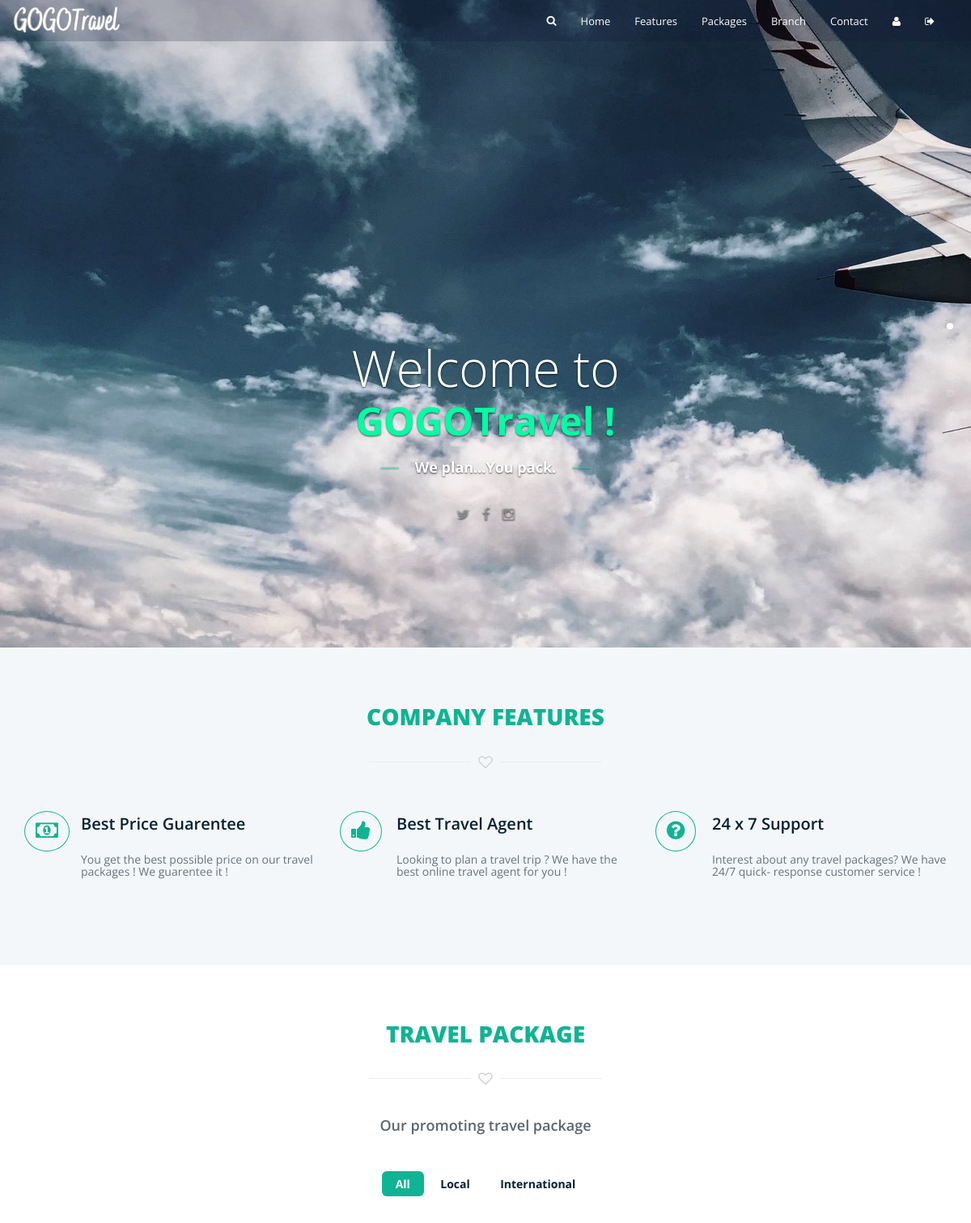
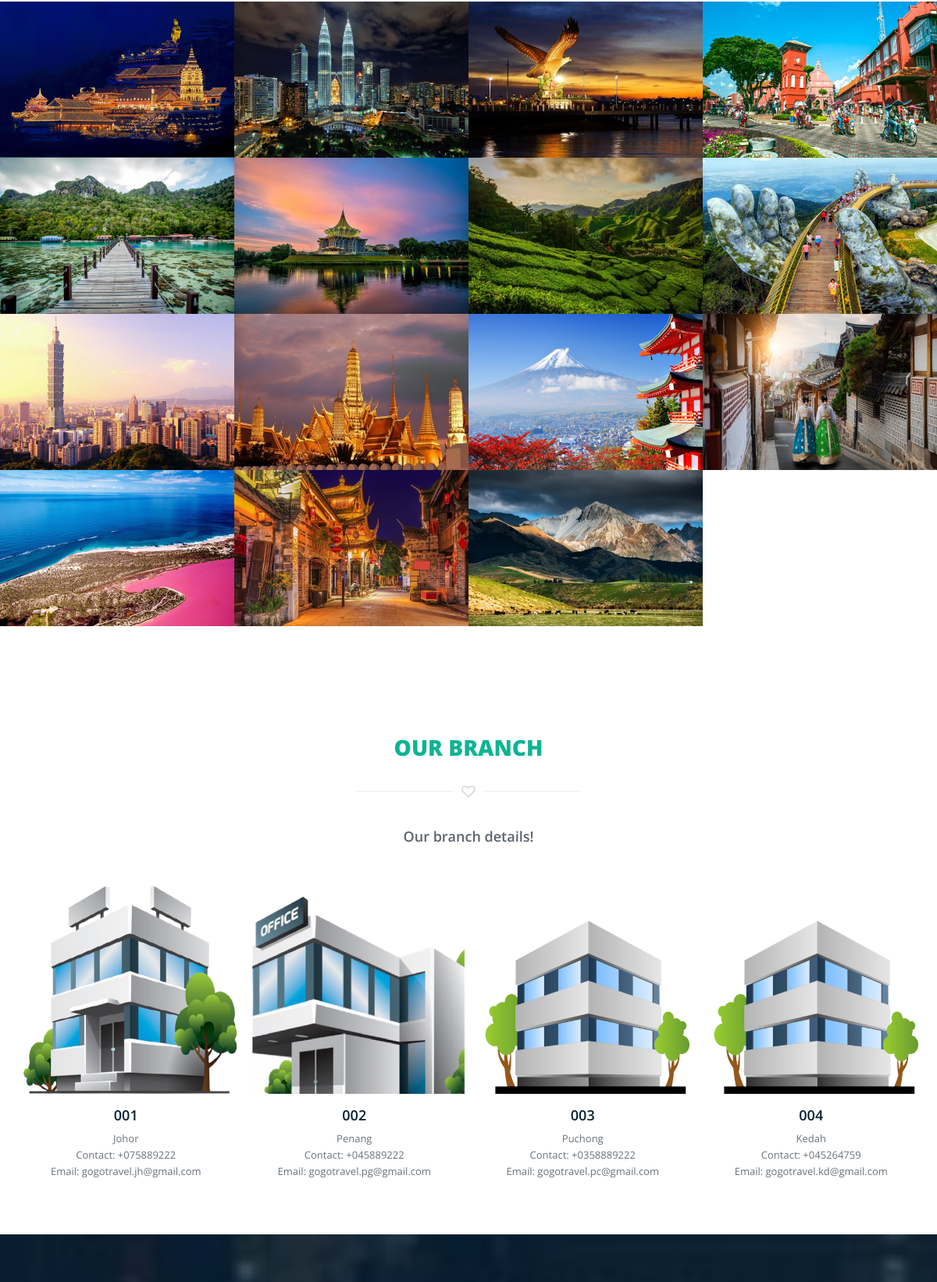
Page /index.php?UserID=aliabu@gmail.com (signed in, upper part) on the committed database (2 pictures, top to bottom).
### tables this page shows
CREATE TABLE `tblslide` (
  `SlideID` int(10) NOT NULL,
  `SlideTopic` varchar(255) DEFAULT NULL,
  `SlideTitle` varchar(255) DEFAULT NULL,
  `SlideContent` varchar(255) DEFAULT NULL,
  `SlideImage` longblob DEFAULT NULL,
  PRIMARY KEY (`SlideID`)
);

CREATE TABLE `tblfeature` (
  `FeatureID` varchar(255) NOT NULL,
  `FeatureTitle` varchar(255) DEFAULT '',
  `FeatureContent` varchar(255) DEFAULT '',
  `FeatureIcon` varchar(255) DEFAULT NULL,
  PRIMARY KEY (`FeatureID`)
);

CREATE TABLE `tbllocal` (
  `PackageID` varchar(10) NOT NULL,
  `PackageName` varchar(255) DEFAULT '',
  `Location` varchar(255) DEFAULT '',
  `StartDate` date DEFAULT NULL,
  `EndDate` date DEFAULT NULL,
  `Price` decimal(10,2) DEFAULT NULL,
  `Extra1` varchar(255) DEFAULT '',
  `Extra2` varchar(255) DEFAULT NULL,
  `Extra3` varchar(255) DEFAULT NULL,
  `Extra4` varchar(255) DEFAULT NULL,
  `Extra5` varchar(255) DEFAULT '',
  `PackageImg` longblob DEFAULT NULL,
  PRIMARY KEY (`PackageID`)
);

CREATE TABLE `tblinternational` (
  `PackageID` varchar(10) NOT NULL,
  `PackageName` varchar(255) DEFAULT NULL,
  `Country` varchar(255) DEFAULT NULL,
  `StartDate` date DEFAULT NULL,
  `EndDate` date DEFAULT NULL,
  `Price` decimal(10,2) DEFAULT NULL,
  `Extra1` varchar(255) DEFAULT NULL,
  `Extra2` varchar(255) DEFAULT NULL,
  `Extra3` varchar(255) DEFAULT NULL,
  `Extra4` varchar(255) DEFAULT NULL,
  `Extra5` varchar(255) DEFAULT NULL,
  `PackageImg` longblob DEFAULT NULL,
  PRIMARY KEY (`PackageID`)
);

CREATE TABLE `tblbranch` (
  `BranchID` varchar(255) NOT NULL,
  `BranchName` varchar(255) DEFAULT NULL,
  `ContactNo` varchar(255) DEFAULT NULL,
  `Email` varchar(255) DEFAULT NULL,
  `Address1` varchar(255) DEFAULT NULL,
  `Address2` varchar(255) DEFAULT NULL,
  `Postcode` varchar(255) DEFAULT NULL,
  `State` varchar(255) DEFAULT NULL,
  `Country` varchar(255) DEFAULT NULL,
  `BranchImage` longblob DEFAULT NULL,
  PRIMARY KEY (`BranchID`)
);

### config/settings.php (called while the page is built, shortened)
<?php
include('function.php');
$local=retrieveLocal();
$international=retrieveInternational();
$slidecount=0;
$slide=retrieveSlide();
$feature=retrieveFeature();
$branch=retrieveBranch();
?>

### config/function.php (called while the page is built, shortened)
<?php
function retrieveBranch(){
    include('variable.php');
    $conn=new mysqli($servername,$user,$passw);
    $sql ="select * from tblbranch";
    mysqli_select_db($conn,"myproject");
    $branch=mysqli_query($conn,$sql);
    return $branch;
};
function retrieveLocal(){
    include('variable.php');
    $conn=new mysqli($servername,$user,$passw);
    $sql ="select * from tbllocal";
    mysqli_select_db($conn,"myproject");
    $local=mysqli_query($conn,$sql);
    return $local;
};
function retrieveInternational(){
    include('variable.php');
    $conn=new mysqli($servername,$user,$passw);
    $sql ="select * from tblInternational";
    mysqli_select_db($conn,"myproject");
    $international=mysqli_query($conn,$sql);
    return $international;
};
function retrieveSlide(){
    include('variable.php');
    $conn=new mysqli($servername,$user,$passw);
    $sql ="select * from tblSlide";
    mysqli_select_db($conn,"myproject");
    $slide=mysqli_query($conn,$sql);
    return $slide;
};
function retrieveFeature(){
    include('variable.php');
    $conn=new mysqli($servername,$user,$passw);
    $sql ="select * from tblfeature";
    mysqli_select_db($conn,"myproject");
    $feature=mysqli_query($conn,$sql);
    return $feature;
};
?>

### index.php (the view, shortened to what this page needs)
<!DOCTYPE html>
<html lang="en" class="no-js">
<?php include_once("config/settings.php");
include_once('config/session.php');
$id=$_GET['UserID'];
?>
<head>
		<link rel="stylesheet" href="css/searchbar.css">
        <link rel="stylesheet" href="css/font-awesome.min.css">
        <link rel="stylesheet" href="css/bootstrap.min.css">
        <link rel="stylesheet" href="css/jquery.fancybox.css">
        <link rel="stylesheet" href="css/animate.css">
        <link rel="stylesheet" href="css/main.css">
        <link rel="stylesheet" href="css/media-queries.css">
    </head>
<body id="body">
        <header id="navigation" class="navbar-fixed-top navbar">
            <div class="container">
                <div class="navbar-header">
					<a class="navbar-brand" href="#body">
						<h1 id="logo">
							<img src="img/headlogo9.png" alt="GOGO">
						</h1>
					</a>
				</div>
                <nav class="collapse navbar-collapse navbar-right" role="navigation">
                    <ul id="" class="nav navbar-nav">
						<li><div class="dropdown">
						<button onclick="myFunction()" class="dropbtn"><i class="fa fa-search fa-1x"></i></button>
						</div></li>
                        <li class="current"><a href="#body">Home</a></li>
                        <li><a href="#features">Features</a></li>
                        <li><a href="#works">Packages</a></li>
                        <li><a href="#team">Branch</a></li>
                        <li><a href="#contact">Contact</a></li>
						<li><a href="profile.php?UserID=<?php echo $id?>"><i class="fa fa-user fa-1x"></i></a></li>
						<li><a href="logout.php"><i class="fa fa-sign-out fa-1x"></i></a></li>
                    </ul>
                </nav>
            </div>
        </header>
		<section id="slider">
			<div id="carousel-example-generic" class="carousel slide" data-ride="carousel">
				<ol class="carousel-indicators">
					<?php for($i=0;$i<$slidecount;$i++){
						if($i==0){
							$cl="active";
						}else{
							$cl="";
						}?>
					<li data-target="#carousel-example-generic" data-slide-to="<?php echo $i?>" class="<?php echo $cl ?>"></li>
					<?php } ?>
				</ol>
				<div class="carousel-inner" role="listbox">
				<?php $count=0;
				 while ($sliderow=mysqli_fetch_assoc($slide)){
					if($count==0){
						$c="item active";
					}
					else{
						$c="item";
					} ?>
					<div class="<?php echo$c?>" style="background-image: url(<?php echo "admin/".$sliderow['SlideImage']?>); filter:contrast(120%);">
						<div class="carousel-caption">
							<h2 data-wow-duration="500ms" data-wow-delay="500ms" class="wow bounceInDown animated"><?php echo $sliderow['SlideTopic']?></h2>
							<h3 data-wow-duration="500ms" class="wow slideInLeft animated"><span class="color"><b><?php echo $sliderow['SlideTitle']?></b></h3>
							<p data-wow-duration="500ms" class="wow slideInRight animated"><b><?php echo $sliderow['SlideContent']?></b></p>
							<ul class="social-links text-center">
								<li><a href="https://twitter.com/GOGOTravelWeb"><i class="fa fa-twitter fa-lg"></i></a></li>
								<li><a href="https://www.facebook.com/Gogotravel-102258424578661/"><i class="fa fa-facebook fa-lg"></i></a></li>
								<li><a href="https://www.instagram.com/_gogotravel_/"><i class="fa fa-instagram fa-lg"></i></a></li>
							</ul>
						</div>
					</div>
				<?php $count++; } ?>
			</div>
		</section>
		<section id="features" class="features">
			<div class="container">
				<div class="row">
					<div class="sec-title text-center mb50 wow bounceInDown animated" data-wow-duration="500ms">
						<h2>Company Features</h2>
						<div class="devider"><i class="fa fa-heart-o fa-lg"></i></div>
					</div>
					<?php $featurecount=0;
					while ($featurerow=mysqli_fetch_assoc($feature)){  ?>
					<div class="col-md-4 wow fadeInLeft" data-wow-duration="500ms">
						<div class="service-item">
							<div class="service-icon">
								<i class="<?php echo $featurerow['FeatureIcon']?>"></i>
							</div>
							<div class="service-desc">
								<h3><?php echo $featurerow['FeatureTitle']?></h3>
								<h5><?php echo $featurerow['FeatureContent']?></h5><br><br>
							</div>
						</div>
					</div>
					<?php $featurecount++; }?>
				</div>
			</div>
		</section>
		<section id="works" class="works clearfix">
			<div class="container">
				<div class="row">
					<div class="sec-title text-center">
						<h2>Travel Package</h2>
						<div class="devider"><i class="fa fa-heart-o fa-lg"></i></div>
					</div>
					<div class="sec-sub-title text-center">
						<p>Our promoting travel package</p>
					</div>
					<div class="work-filter wow fadeInRight animated" data-wow-duration="500ms">
						<ul class="text-center">
							<li><a href="javascript:;" data-filter="all" class="active filter">All</a></li>
							<li><a href="javascript:;" data-filter=".local" class="filter">Local</a></li>
							<li><a href="javascript:;" data-filter=".international" class="filter">International</a></li>
						</ul>
					</div>
				</div>
			</div>
			<div class="project-wrapper">
			<?php while ($localrow=mysqli_fetch_assoc($local)){  ?>
				<figure class="mix work-item local">
					<img src="<?php echo "admin/".$localrow['PackageImg']; ?>" alt="" >
				</figure>
				<?php } ?>
			<?php while ($internationalrow=mysqli_fetch_assoc($international)){  ?>
				<figure class="mix work-item international">
					<img src="<?php echo "admin/".$internationalrow['PackageImg']; ?>" alt="" >
				</figure>
				<?php } ?>
			</div>
		</section>
		<section id="team" class="team">
			<div class="container">
				<div class="row">
					<div class="sec-title text-center wow fadeInUp animated" data-wow-duration="700ms">
						<h2>Our Branch</h2>
						<div class="devider"><i class="fa fa-heart-o fa-lg"></i></div>
					</div>
					<div class="sec-sub-title text-center wow fadeInRight animated" data-wow-duration="500ms">
						<p>Our branch details!</p>
					</div>
					<?php while ($branchrow=mysqli_fetch_assoc($branch)){  ?>
					<figure class="team-member col-md-3 col-sm-7 col-xs-13 text-center wow fadeInUp animated" data-wow-duration="500ms">
						<div class="member-thumb">
						</div>
						<h4><?php echo $branchrow['BranchID']?></h4>
						<span><?php echo $branchrow['BranchName']?></span>
						<p>Contact: +<?php echo $branchrow['ContactNo']?></p>
						<p>Email: <?php echo $branchrow['Email']?></p>
					</figure>
					<?php } ?>
				</div>
			</div>
		</section>
		<section id="facts" class="facts">
			<div class="parallax-overlay">
			</div>
		</section>
    </body>
</html>

### css/searchbar.css (style rules this page uses)
.dropbtn { background-color: transparent; color: white; padding: 15px; border: none; cursor: pointer; }
.dropdown { position: relative; display: inline-block; }

### css/main.css (style rules this page uses)
body { background-color: #fff; font-family: 'Open Sans', sans-serif; line-height: 21px; font-size: 13px; color: #6a737b; }
ol, ul { margin: 0; padding: 0; list-style: none; }
figure, p { margin: 0; }
a { color: #fff; -webkit-transition: all .3s ease-in 0s; -moz-transition: all .3s ease-in 0s; -ms-transition: all .3s ease-in 0s; -o-transition: all .3s ease-in 0s; transition: all .3s ease-in 0s; }
a, a:focus, a:hover { text-decoration: none; outline: 0; }
h1, h2, h3, h4, h5, h6 { font-weight: normal; margin: 0; }
span.color { color: #0feb9e; }
body > section, .footer { padding: 70px 0; }
.sec-title h2 { color: #0eb493; font-size: 28px; font-weight: 800; text-transform: uppercase; }
.sec-sub-title { margin: 35px 0 45px; }
.sec-sub-title p { font-weight: 600; line-height: 24px; font-size: 18px; color: #5b646e; }
.devider { margin-top: 30px; }
.devider i { color: #cccccc; }
.devider:before, .devider:after { content: "______________________"; color: #e6e8ea; position: relative; bottom: 6px; }
.devider:before { right: 10px; }
.devider:after { left: 10px; }
.mb50 { margin-bottom: 50px; }
#navigation { background-color: rgba(16, 22, 54, 0.2); border: 0 none; margin: 0; -webkit-transition: background-color 800ms linear; -moz-transition: background-color 800ms linear; -ms-transition: background-color 800ms linear; -o-transition: background-color 800ms linear; transition: background-color 800ms linear; }
.navbar-brand { padding: 0; }
.navbar-nav li a { border-top: 1px solid transparent; }
#slider { padding: 0; }
#slider .carousel-inner .item { background-size: cover; }
.carousel-caption { top: 50%; }
.carousel-caption h2 { font-size: 62px; font-weight: 300; }
.carousel-caption h3 { font-size: 48px; font-weight: 300; margin: 6px 0 20px; }
.carousel-caption p { color: #fff; font-size: 18px; font-weight: 300; }
.carousel-caption p:before, .carousel-caption p:after { color: #0feb9e; content: "___"; position: relative; top: -8px; }
.carousel-caption p:before { right: 20px; }
.carousel-caption p:after { left: 20px; }
.social-links { margin-top: 5%; }
.social-links li { display: inline-block; }
.social-links li a { color: rgba(255, 255, 255, 0.3); display: block; margin: 0 6px; }
.carousel-indicators { bottom: 10px; left: inherit; margin: 0; right: 30px; top: 49%; width: 0; }
.carousel-indicators li { border: 1px solid rgba(255, 255, 255, 0.3); height: 8px; width: 8px; }
.carousel-indicators .active { height: 8px; width: 8px; }
.features { background-color: #f4f7f9; }
.service-icon { border: 1px solid #0eb493; border-radius: 50%; color: #0eb493; float: left; padding: 10px 13px; }
.service-desc { margin-left: 70px; position: relative; top: 5px; }
.service-desc h3 { color: #062033; font-size: 20px; font-weight: 600; margin-bottom: 25px; }
.work-filter { margin-bottom: 35px; }
.work-filter ul li { display: inline-block; }
.work-filter ul li a { color: #062033; display: block; font-size: 14px; font-weight: 700; padding: 5px 17px; border-radius: 6px; text-transform: capitalize; }
.work-filter ul li a:hover, .work-filter ul li a.active { background-color: #0eb493; border-radius: 6px; color: #fff; padding: 5px 17px; }
.mix { display: none; }
.work-item { float: left; width: 25%; position: relative; }
.work-item > img { display: block; height: auto; width: 100%; }
.member-thumb { width: 273px; position: relative; }
.team-member h4 { color: #062033; font-size: 18px; font-weight: 600; line-height: 24px; margin: 15px 0 8px; }
#facts { background-image: url("../img/parallax/city.jpg"); background-color: rgba(6,32,51,.8); background-attachment: fixed !important; background-position: center center; background-repeat: no-repeat; background-size: cover; padding: 0; }
.parallax-overlay { background-color: rgba(6,32,51,.8); padding: 70px 0; }

### rows in the picture
tblslide: SlideImage (picture), SlideTopic "Welcome to", SlideTitle "GOGOTravel !", SlideContent "We plan…You pack."
tblfeature: FeatureTitle "Best Price Guarentee", FeatureContent "You get the best possible price on our travel packages ! We guarentee it !"
tblfeature: FeatureTitle "Best Travel Agent", FeatureContent "Looking to plan a travel trip ? We have the best online travel agent for you !"
tblfeature: FeatureTitle "24 x 7 Support", FeatureContent "Interest about any travel packages? We have 24/7 quick- response customer service !"
tbllocal: PackageImg (picture)
tbllocal: PackageImg (picture)
tbllocal: PackageImg (picture)
tbllocal: PackageImg (picture)
tbllocal: PackageImg (picture)
tbllocal: PackageImg (picture)
tbllocal: PackageImg (picture)
tblinternational: PackageImg (picture)
tblinternational: PackageImg (picture)
tblinternational: PackageImg (picture)
tblinternational: PackageImg (picture)
tblinternational: PackageImg (picture)
tblinternational: PackageImg (picture)
tblinternational: PackageImg (picture)
tblinternational: PackageImg (picture)
tblbranch: BranchID "001", BranchName "Johor", ContactNo "075889222", Email "gogotravel.jh@gmail.com"
tblbranch: BranchID "002", BranchName "Penang", ContactNo "045889222", Email "gogotravel.pg@gmail.com"
tblbranch: BranchID "003", BranchName "Puchong", ContactNo "0358889222", Email "gogotravel.pc@gmail.com"
tblbranch: BranchID "004", BranchName "Kedah", ContactNo "045264759", Email "gogotravel.kd@gmail.com"
